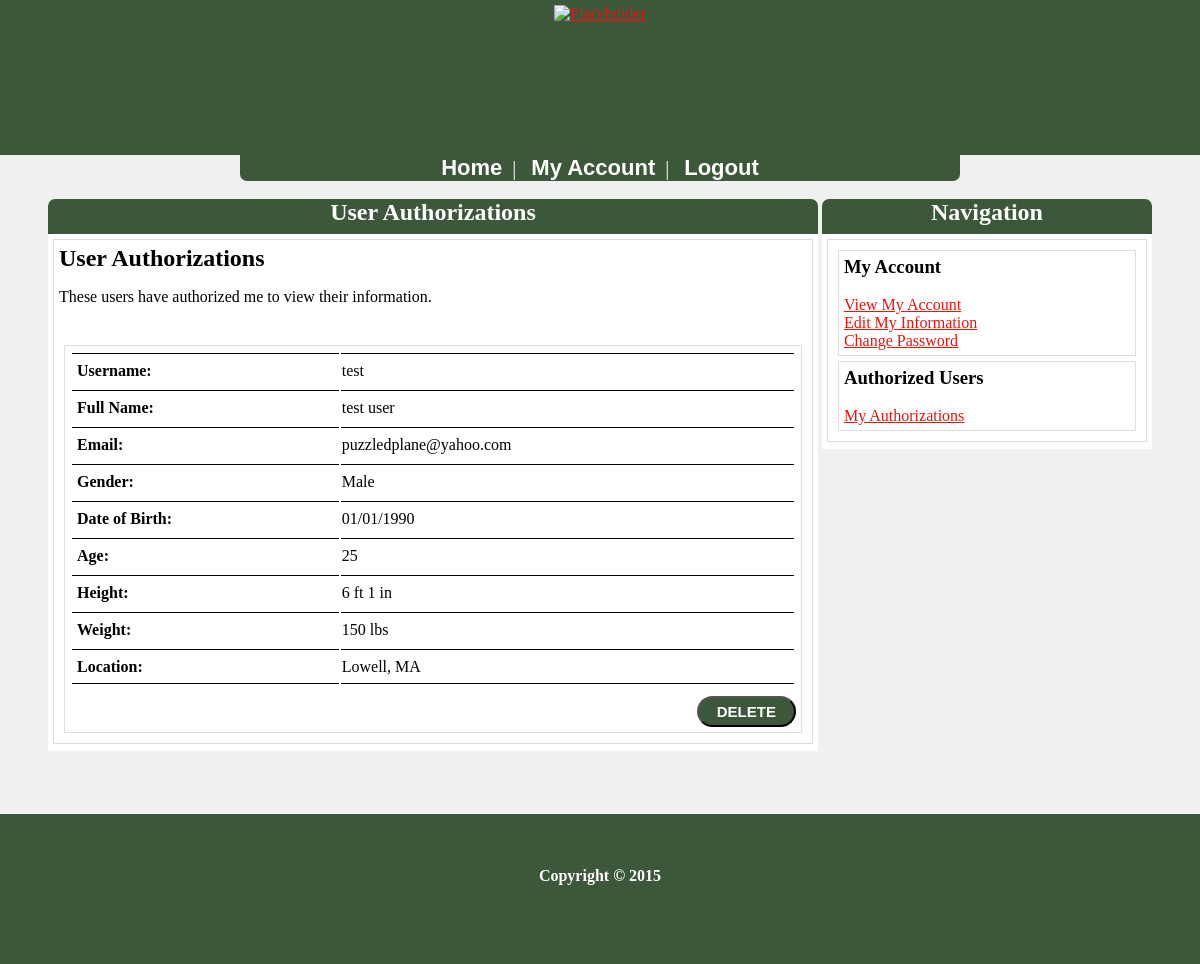
/admin/authorize.php (signed in), run on the app's committed database.
### tables this page shows
CREATE TABLE IF NOT EXISTS `users` (
  `ID` int(11) NOT NULL,
  `Username` varchar(150) NOT NULL,
  `Password` varchar(150) NOT NULL,
  `Salt` varchar(250) NOT NULL,
  `Name` varchar(150) NOT NULL,
  `Email` varchar(150) NOT NULL,
  `Gender` varchar(50) NOT NULL,
  `DOB` varchar(50) NOT NULL,
  `Height` varchar(50) NOT NULL,
  `Weight` varchar(50) NOT NULL,
  `Location` varchar(150) NOT NULL,
  `Authorize` varchar(255) DEFAULT '',
  `StepGoal` int(11) NOT NULL DEFAULT '6000',
  `API_Key` varchar(15) NOT NULL
);

CREATE TABLE IF NOT EXISTS `authorization` (
  `ID` int(11) NOT NULL,
  `AccessCode` varchar(50) NOT NULL,
  `users_UserID` int(11) NOT NULL
);

### admin/authorize.php (the view, shortened to what this page needs)
<?php
	include('../config.php');
	if(empty($_SESSION['SE_Admin_Username']) || empty($_SESSION['SE_Admin_ID']))
	{
		$_SESSION['SE_Admin_Error'] = "You must sign in first.";
		header("location: login.php");
	}
	else
	{
		echo '
			<!DOCTYPE html>
				<html>
				<head>
				<meta charset="UTF-8">
				<title>Authorize Account</title>
					<link rel="stylesheet" href="../templates/main/style.css">
					<script src="https://ajax.googleapis.com/ajax/libs/jquery/2.1.3/jquery.min.js"></script>
					<link rel="stylesheet" href="https://ajax.googleapis.com/ajax/libs/jqueryui/1.11.3/themes/smoothness/jquery-ui.css" />
					<script src="https://ajax.googleapis.com/ajax/libs/jqueryui/1.11.3/jquery-ui.min.js"></script>
				</head>
					<body>';
						include('../templates/main/header.php');
						include('./includes/navigation.php');
		echo'				<div id="content">
							<table id="mainframe">
								<tr>
									<td class="maincontent">
											';
											if ($_GET['action'] == 'delete')
											{
												$ID = mysqli_real_escape_string($con, $_POST['delete']);
												$myaccesscode = mysqli_real_escape_string($con, $_SESSION['SE_Admin_AccessCode']);
													$sql = "DELETE FROM authorization WHERE AccessCode = '$myaccesscode' AND ID = '$ID'";
													if (mysqli_query($con, $sql))
													{
															echo '<div id="DeleteAuthorization" class="module">
																	<div class="frameheader"><h2>Authorized User Deleted</h2></div>
																	<ul>
																		<li class="box">
																			<p>Authorized user was deleted successfully.
																			<br />
																			<br />
																			<a href="authorize.php">Click Here</a> to go back to Authorized Users.</p>
																		</li>
																	</ul>
															</div>';
													}
													else
													{
														die('Error deleting record: ' . mysqli_error($con));
													}
											}
											else
											{
												$index = 0;
												$titles_array = array("Username:", "Full Name:", "Email:", "Gender:", "Date of Birth:", "Height:", "Weight:", "Location:");
												$data_array = array("Username", "Name", "Email", "Gender", "DOB", "Height", "Weight", "Location");
												$myaccesscode = $_SESSION['SE_Admin_AccessCode'];
												$sql = "SELECT * FROM authorization WHERE AccessCode = '$myaccesscode'";
												if($result = mysqli_query($con, $sql))
												{
														echo' 	<div id="AuthorizedUsers" class="module">
														<div class="frameheader"><h2>User Authorizations</h2></div>
															<ul>
																<li class="box">
																	<h2>User Authorizations</h2>
																	<p>These users have authorized me to view their information.</p>
																	<br />
																	<ul>';
																	while ($row = mysqli_fetch_array($result))
																	{
																		$activeid = $row['users_UserID'];
																		$accessid = $row['ID'];
																		echo '
																			<li class="box">
																				<div class="displayProvider">';
																		$sql1 = "SELECT * FROM users WHERE ID = '$activeid'";
																		if($result2 = mysqli_query($con, $sql1))
																		{
																			while ($row2 = mysqli_fetch_array($result2))
																			{
																					echo'<table class="myProvider">';
																					foreach ($data_array as $val)
																					{
																						echo '	<tr>';
																								if (sizeof($data_array) == ($index + 1))
																								{
																									echo '<td class ="lastProviderHeader">'.$titles_array[$index].'</td>';
																								}
																								else
																								{
																									echo '<td class ="providerHeader">'.$titles_array[$index].'</td>';
																								}
																								if ($val == 'DOB')
																								{
																									echo '<td class ="accountData">'.$row2[$val].'</td>
																											</tr>
																											<tr>
																												<td class ="accountHeader">Age:</td>
																												<td class ="accountData">'.date_diff(date_create($row2[$val]), date_create('today'))->y.'</td>
																											</tr>';
																								}
																								elseif ($val == 'Weight')
																								{
																									echo '<td class = "accountData">'.$row2[$val].' lbs</td>';
																									echo'</tr>';
																								}
																								elseif (sizeof($data_array) == ($index + 1))
																								{
																									echo '<td class = "lastProviderData">'.$row2[$val].'</td>';
																									echo'</tr>';
																								}
																								else
																								{
																									echo '<td class = "providerData">'.$row2[$val].'</td>';
																									echo'</tr>';
																								}
																						if (($index + 2) > sizeof($titles_array))
																						{
																							$index = 0;
																						}
																						else
																						{
																						$index++;
																						}
																					}
																					echo '</table>';
																			}
																		}
																		else
																		{
																			die('Error:' . mysqli_error($con));
																		}
																		$deleteid = $accessid;
																echo'	</div>
																			<div class="providerButtons">
																				<form id="providerDelete" method="post" action="authorize.php?action=delete">
																					<input type="hidden" name="delete" value="'.$deleteid.'">
																					<input type="submit" value="Delete" />
																				</form>
																			</div>
																			</li>';
																	}
														echo '		</ul>
																</li>
															</ul>
														</div>';
												}
												else
												{
													die('Error:' . mysqli_error($con));
												}
											}
		echo'						</td>';
								include('./includes/sidebar.right.php');
		echo'					</tr>
							</table>
						</div>';
						include('../templates/main/footer.php');
echo'				</body>
				</html>';
	}
?>

### templates/main/style.css (style rules this page uses)
h1, h2, h3, h4, h5, h6, li, html, body, div, ul, li { margin: 0px; padding: 0px; }
html, body { height: 100%; }
body { background-color: #F0F0F0; height: 100%; width: 100%; }
table#mainframe { margin-left: auto; margin-right: auto; min-height: 100%; width: 1110px; padding-top: 15px; vertical-align: top; }
td.maincontent { min-width: 700px; max-width: 700px; vertical-align: top; }
div.frameheader { border-top-left-radius: 7px; border-top-right-radius: 7px; height: 35px; background-color: #3C5739; color: #ffffff; text-align: center; margin: 0px; padding: 0px; }
div#content { min-height: 61%; height: auto !important; }
div.module { border-top-left-radius: 7px; border-top-right-radius: 7px; padding-bottom: 2px; background-color: #ffffff; color: #000000; margin-bottom: 10px; }
li.box { list-style: none; padding: 5px; border:#dedede solid 1px; margin: 5px; background-color: #FFFFFF; color: #000000; text-align: left; }
td.accountHeader { font-weight: bold; padding-left: 5px; border-top: 1px solid #000000; }
td.accountData { border-top: 1px solid black; }
table.myProvider { width: 100%; padding-bottom: 10px; }
table.myProvider tr { height: 35px; }
td.providerHeader { font-weight: bold; padding-left: 5px; border-top: 1px solid #000000; }
td.providerData { font-weight: normal; border-top: 1px solid black; }
td.lastProviderHeader { font-weight: bold; padding-left: 5px; border-top: 1px solid #000000; border-bottom: 1px solid #000000; }
td.lastProviderData { font-weight: normal; border-top: 1px solid #000000; border-bottom: 1px solid #000000; }
div.providerButtons { text-align: right; }
input[type=submit],button.styled { -webkit-box-sizing: content-box; -moz-box-sizing: content-box; box-sizing: content-box; cursor: pointer; padding: 5px 18px; -webkit-border-radius: 30px; border-radius: 30px; font: normal normal bold 15px/normal "Battambang", Helvetica, sans-serif; color: #FFFFFF; text-align: center; text-transform: uppercase; -o-text-overflow: clip; text-overflow: clip; background: #3C5739; -webkit-transition: background 0.2s cubic-bezier(0.25, 0.25, 0.75, 0.75); -moz-transition: background 0.2s cubic-bezier(0.25, 0.25, 0.75, 0.75); -o-transition: background 0.2s cubic-bezier(0.25, 0.25, 0.75, 0.75); transition: background 0.2s cubic-bezier(0.25, 0.25, 0.75, 0.75); }

### data on the page
users: index "Username:", Username "test", index "Full Name:", Name "test user", index "Email:", Email "puzzledplane@yahoo.com", index "Gender:", Gender "Male", index "Date of Birth:", DOB "01/01/1990", DOB "25", index "Height:", Height "6 ft 1 in", index "Weight:", Weight "150", index "Location:", Location "Lowell, MA"
